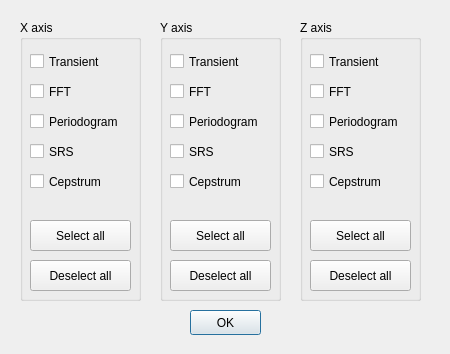
<?xml version="1.0" encoding="UTF-8"?>
<ui version="4.0">
 <class>Plot3dOptionsDialog</class>
 <widget class="QDialog" name="Plot3dOptionsDialog">
  <property name="geometry">
   <rect>
    <x>0</x>
    <y>0</y>
    <width>450</width>
    <height>354</height>
   </rect>
  </property>
  <property name="windowTitle">
   <string>Select 3D Plots</string>
  </property>
  <widget class="QPushButton" name="OkButton">
   <property name="geometry">
    <rect>
     <x>190</x>
     <y>310</y>
     <width>71</width>
     <height>25</height>
    </rect>
   </property>
   <property name="text">
    <string>OK</string>
   </property>
  </widget>
  <widget class="QGroupBox" name="XaxisGroupBox">
   <property name="geometry">
    <rect>
     <x>20</x>
     <y>20</y>
     <width>121</width>
     <height>281</height>
    </rect>
   </property>
   <property name="title">
    <string>X axis</string>
   </property>
   <widget class="QCheckBox" name="XaxisTransientCheckBox">
    <property name="geometry">
     <rect>
      <x>10</x>
      <y>30</y>
      <width>90</width>
      <height>23</height>
     </rect>
    </property>
    <property name="text">
     <string>Transient</string>
    </property>
   </widget>
   <widget class="QCheckBox" name="XaxisFftCheckBox">
    <property name="geometry">
     <rect>
      <x>10</x>
      <y>60</y>
      <width>51</width>
      <height>23</height>
     </rect>
    </property>
    <property name="text">
     <string>FFT</string>
    </property>
   </widget>
   <widget class="QCheckBox" name="XaxisSrsCheckBox">
    <property name="geometry">
     <rect>
      <x>10</x>
      <y>120</y>
      <width>51</width>
      <height>23</height>
     </rect>
    </property>
    <property name="text">
     <string>SRS</string>
    </property>
   </widget>
   <widget class="QCheckBox" name="XaxisCepstrumCheckBox">
    <property name="geometry">
     <rect>
      <x>10</x>
      <y>150</y>
      <width>90</width>
      <height>23</height>
     </rect>
    </property>
    <property name="text">
     <string>Cepstrum</string>
    </property>
   </widget>
   <widget class="QCheckBox" name="XaxisPeriodogramCheckBox">
    <property name="geometry">
     <rect>
      <x>10</x>
      <y>90</y>
      <width>111</width>
      <height>23</height>
     </rect>
    </property>
    <property name="text">
     <string>Periodogram</string>
    </property>
   </widget>
   <widget class="QPushButton" name="XaxisSelectAllButton">
    <property name="geometry">
     <rect>
      <x>10</x>
      <y>200</y>
      <width>101</width>
      <height>31</height>
     </rect>
    </property>
    <property name="text">
     <string>Select all</string>
    </property>
   </widget>
   <widget class="QPushButton" name="XaxisDeselectAllButton">
    <property name="geometry">
     <rect>
      <x>10</x>
      <y>240</y>
      <width>101</width>
      <height>31</height>
     </rect>
    </property>
    <property name="text">
     <string>Deselect all</string>
    </property>
   </widget>
  </widget>
  <widget class="QGroupBox" name="YaxisGroupBox">
   <property name="geometry">
    <rect>
     <x>160</x>
     <y>20</y>
     <width>121</width>
     <height>281</height>
    </rect>
   </property>
   <property name="title">
    <string>Y axis</string>
   </property>
   <widget class="QCheckBox" name="YaxisTransientCheckBox">
    <property name="geometry">
     <rect>
      <x>10</x>
      <y>30</y>
      <width>90</width>
      <height>23</height>
     </rect>
    </property>
    <property name="text">
     <string>Transient</string>
    </property>
   </widget>
   <widget class="QCheckBox" name="YaxisFftCheckBox">
    <property name="geometry">
     <rect>
      <x>10</x>
      <y>60</y>
      <width>51</width>
      <height>23</height>
     </rect>
    </property>
    <property name="text">
     <string>FFT</string>
    </property>
   </widget>
   <widget class="QCheckBox" name="YaxisSrsCheckBox">
    <property name="geometry">
     <rect>
      <x>10</x>
      <y>120</y>
      <width>51</width>
      <height>23</height>
     </rect>
    </property>
    <property name="text">
     <string>SRS</string>
    </property>
   </widget>
   <widget class="QCheckBox" name="YaxisCepstrumCheckBox">
    <property name="geometry">
     <rect>
      <x>10</x>
      <y>150</y>
      <width>90</width>
      <height>23</height>
     </rect>
    </property>
    <property name="text">
     <string>Cepstrum</string>
    </property>
   </widget>
   <widget class="QCheckBox" name="YaxisPeriodogramCheckBox">
    <property name="geometry">
     <rect>
      <x>10</x>
      <y>90</y>
      <width>111</width>
      <height>23</height>
     </rect>
    </property>
    <property name="text">
     <string>Periodogram</string>
    </property>
   </widget>
   <widget class="QPushButton" name="YaxisSelectAllButton">
    <property name="geometry">
     <rect>
      <x>10</x>
      <y>200</y>
      <width>101</width>
      <height>31</height>
     </rect>
    </property>
    <property name="text">
     <string>Select all</string>
    </property>
   </widget>
   <widget class="QPushButton" name="YaxisDeselectAllButton">
    <property name="geometry">
     <rect>
      <x>10</x>
      <y>240</y>
      <width>101</width>
      <height>31</height>
     </rect>
    </property>
    <property name="text">
     <string>Deselect all</string>
    </property>
   </widget>
  </widget>
  <widget class="QGroupBox" name="ZaxisGroupBox">
   <property name="geometry">
    <rect>
     <x>300</x>
     <y>20</y>
     <width>121</width>
     <height>281</height>
    </rect>
   </property>
   <property name="title">
    <string>Z axis</string>
   </property>
   <widget class="QCheckBox" name="ZaxisTransientCheckBox">
    <property name="geometry">
     <rect>
      <x>10</x>
      <y>30</y>
      <width>90</width>
      <height>23</height>
     </rect>
    </property>
    <property name="text">
     <string>Transient</string>
    </property>
   </widget>
   <widget class="QCheckBox" name="ZaxisFftCheckBox">
    <property name="geometry">
     <rect>
      <x>10</x>
      <y>60</y>
      <width>51</width>
      <height>23</height>
     </rect>
    </property>
    <property name="text">
     <string>FFT</string>
    </property>
   </widget>
   <widget class="QCheckBox" name="ZaxisSrsCheckBox">
    <property name="geometry">
     <rect>
      <x>10</x>
      <y>120</y>
      <width>51</width>
      <height>23</height>
     </rect>
    </property>
    <property name="text">
     <string>SRS</string>
    </property>
   </widget>
   <widget class="QCheckBox" name="ZaxisCepstrumCheckBox">
    <property name="geometry">
     <rect>
      <x>10</x>
      <y>150</y>
      <width>90</width>
      <height>23</height>
     </rect>
    </property>
    <property name="text">
     <string>Cepstrum</string>
    </property>
   </widget>
   <widget class="QCheckBox" name="ZaxisPeriodogramCheckBox">
    <property name="geometry">
     <rect>
      <x>10</x>
      <y>90</y>
      <width>111</width>
      <height>23</height>
     </rect>
    </property>
    <property name="text">
     <string>Periodogram</string>
    </property>
   </widget>
   <widget class="QPushButton" name="ZaxisSelectAllButton">
    <property name="geometry">
     <rect>
      <x>10</x>
      <y>200</y>
      <width>101</width>
      <height>31</height>
     </rect>
    </property>
    <property name="text">
     <string>Select all</string>
    </property>
   </widget>
   <widget class="QPushButton" name="ZaxisDeselectAllButton">
    <property name="geometry">
     <rect>
      <x>10</x>
      <y>240</y>
      <width>101</width>
      <height>31</height>
     </rect>
    </property>
    <property name="text">
     <string>Deselect all</string>
    </property>
   </widget>
  </widget>
 </widget>
 <tabstops>
  <tabstop>XaxisTransientCheckBox</tabstop>
  <tabstop>XaxisFftCheckBox</tabstop>
  <tabstop>XaxisPeriodogramCheckBox</tabstop>
  <tabstop>XaxisSrsCheckBox</tabstop>
  <tabstop>XaxisCepstrumCheckBox</tabstop>
  <tabstop>XaxisSelectAllButton</tabstop>
  <tabstop>XaxisDeselectAllButton</tabstop>
  <tabstop>YaxisTransientCheckBox</tabstop>
  <tabstop>YaxisFftCheckBox</tabstop>
  <tabstop>YaxisPeriodogramCheckBox</tabstop>
  <tabstop>YaxisSrsCheckBox</tabstop>
  <tabstop>YaxisCepstrumCheckBox</tabstop>
  <tabstop>YaxisSelectAllButton</tabstop>
  <tabstop>YaxisDeselectAllButton</tabstop>
  <tabstop>ZaxisTransientCheckBox</tabstop>
  <tabstop>ZaxisFftCheckBox</tabstop>
  <tabstop>ZaxisPeriodogramCheckBox</tabstop>
  <tabstop>ZaxisSrsCheckBox</tabstop>
  <tabstop>ZaxisCepstrumCheckBox</tabstop>
  <tabstop>ZaxisSelectAllButton</tabstop>
  <tabstop>ZaxisDeselectAllButton</tabstop>
  <tabstop>OkButton</tabstop>
 </tabstops>
 <resources/>
 <connections/>
</ui>
